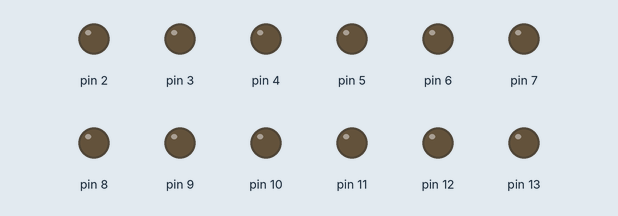
A sketch run on a simulated Arduino Uno, built with avr-gcc and run on an emulated ATmega328P. On the bench: output pins drawn as LEDs (lit = HIGH).

Above: at 0.05 s.
At 0.45 s:
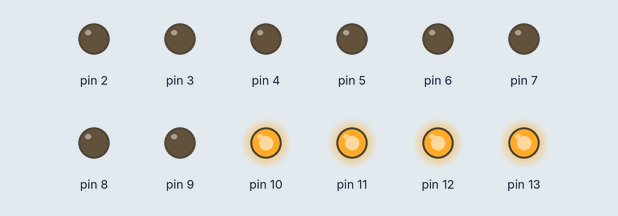
At 0.85 s:
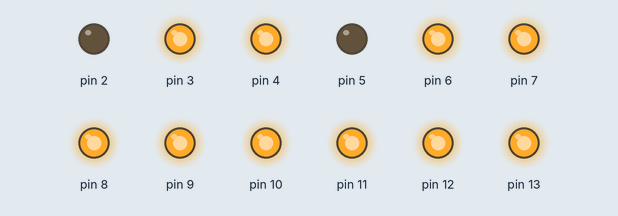
At 1.75 s:
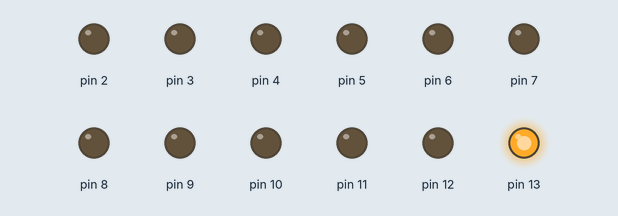
At 2.65 s:
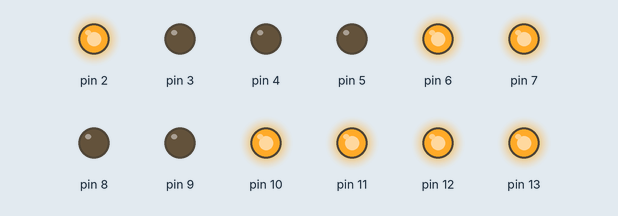
At 3.55 s:
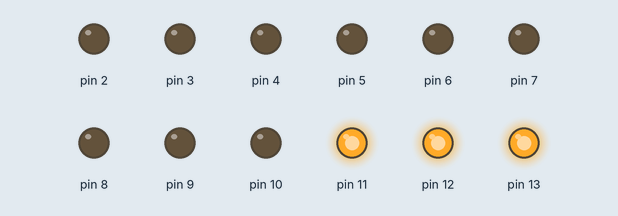
Timing chart, 0 to 3.9 s (numbered marks = the images above):
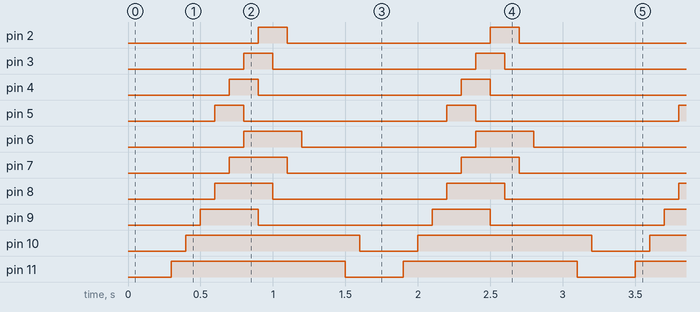

The sketch:

avr002.ino
```cpp
#include <avr/io.h>
#include <util/delay.h>

#define blnk_delay 100

int main (void){
  DDRB = 0b00111111;
  DDRD = 0b11111100;

  while (1){
    PORTB = 0b00000000;
    PORTD = 0b00000000;
    _delay_ms(blnk_delay);
    /*
    Note that the numbers represent the image of the matrix after every delay*/

    PORTB = 0b00100000;//1
    PORTD = 0b00000000;
    _delay_ms(blnk_delay);

    PORTB = 0b00110000;//2
    PORTD = 0b00000000;
    _delay_ms(blnk_delay);

    PORTB = 0b00111000;//3
    PORTD = 0b00000000;
    _delay_ms(blnk_delay);

    PORTB = 0b00111100;//4
    PORTD = 0b00000000;
    _delay_ms(blnk_delay);

    PORTB = 0b00111110;//5
    PORTD = 0b00000000;
    _delay_ms(blnk_delay);

    PORTB = 0b00111111;//6
    PORTD = 0b00100000;
    _delay_ms(blnk_delay);

    PORTB = 0b00111111;//7
    PORTD = 0b10110000;
    _delay_ms(blnk_delay);

    PORTB = 0b00111111;//8
    PORTD = 0b11011000;
    _delay_ms(blnk_delay);

    PORTB = 0b00111101;//9
    PORTD = 0b11001100;
    _delay_ms(blnk_delay);

    PORTB = 0b00111100;//10
    PORTD = 0b11000100;
    _delay_ms(blnk_delay);

    PORTB = 0b00111100;//11
    PORTD = 0b01000000;
    _delay_ms(blnk_delay);

    PORTB = 0b00111100;//12
    PORTD = 0b00000000;
    _delay_ms(blnk_delay);

    PORTB = 0b00011100;//13
    PORTD = 0b00000000;
    _delay_ms(blnk_delay);

    PORTB = 0b00001100;//14
    PORTD = 0b00000000;
    _delay_ms(blnk_delay);

    PORTB = 0b00000100;//15
    PORTD = 0b00000000;
    _delay_ms(blnk_delay);
  }
  return 0;
}
```

Measured:
- by itself, pin 2–5: alternates HIGH for 0.20 s and LOW for 1.4 s
- by itself, pin 6–9: alternates HIGH for 0.40 s and LOW for 1.2 s
- by itself, pin 10–13: alternates HIGH for 1.2 s and LOW for 0.40 s
